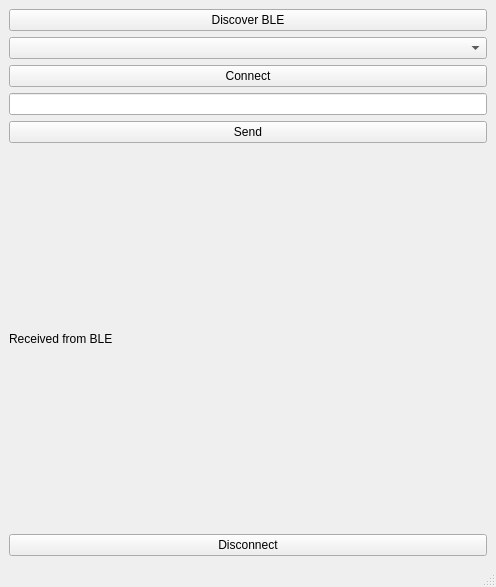
<?xml version="1.0" encoding="UTF-8"?>
<ui version="4.0">
 <class>MainWindow</class>
 <widget class="QMainWindow" name="MainWindow">
  <property name="geometry">
   <rect>
    <x>0</x>
    <y>0</y>
    <width>496</width>
    <height>587</height>
   </rect>
  </property>
  <property name="windowTitle">
   <string>MainWindow</string>
  </property>
  <widget class="QWidget" name="centralwidget">
   <layout class="QVBoxLayout" name="verticalLayout_2">
    <item>
     <layout class="QVBoxLayout" name="verticalLayout">
      <item>
       <widget class="QPushButton" name="pushButtonDiscover">
        <property name="text">
         <string>Discover BLE</string>
        </property>
       </widget>
      </item>
      <item>
       <widget class="QComboBox" name="comboBoxDevices"/>
      </item>
      <item>
       <widget class="QPushButton" name="pushButtonConnect">
        <property name="text">
         <string>Connect</string>
        </property>
       </widget>
      </item>
      <item>
       <widget class="QLineEdit" name="lineEditMessage"/>
      </item>
      <item>
       <widget class="QPushButton" name="pushButtonSend">
        <property name="text">
         <string>Send</string>
        </property>
       </widget>
      </item>
      <item>
       <widget class="QLabel" name="labelReceived">
        <property name="text">
         <string>Received from BLE</string>
        </property>
       </widget>
      </item>
      <item>
       <widget class="QPushButton" name="pushButtonDisconnect">
        <property name="text">
         <string>Disconnect</string>
        </property>
       </widget>
      </item>
     </layout>
    </item>
   </layout>
  </widget>
  <widget class="QMenuBar" name="menubar">
   <property name="geometry">
    <rect>
     <x>0</x>
     <y>0</y>
     <width>496</width>
     <height>22</height>
    </rect>
   </property>
  </widget>
  <widget class="QStatusBar" name="statusbar"/>
 </widget>
 <resources/>
 <connections/>
</ui>
